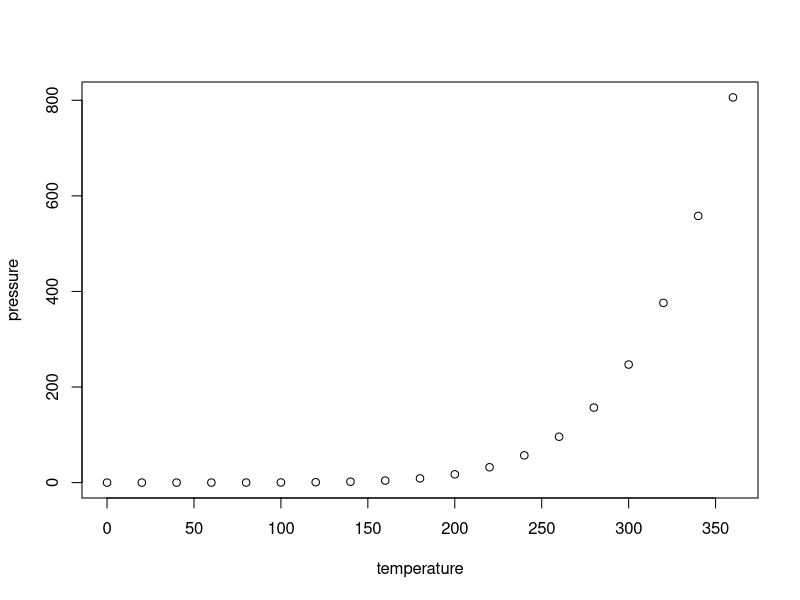
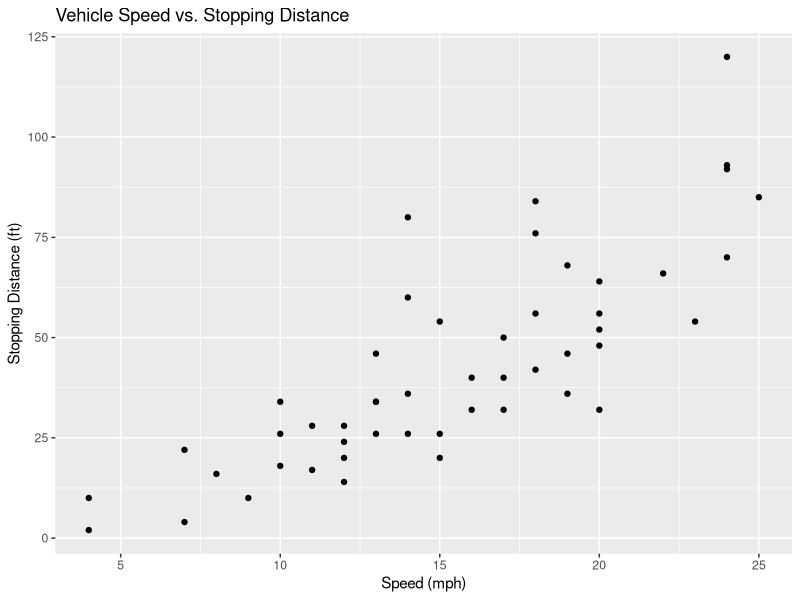

The R source for these figures, in order:
## ---- chunk 1
knitr::opts_chunk$set(echo = TRUE)
## ---- chunk 2
summary(cars)
## ---- chunk 3
plot(pressure)
## ---- chunk 4
library(ggplot2)

ggplot(data = cars, aes(x = speed, y = dist)) +
  geom_point() +
  labs(
    title = "Vehicle Speed vs. Stopping Distance",
    x = "Speed (mph)",
    y = "Stopping Distance (ft)"
  )
